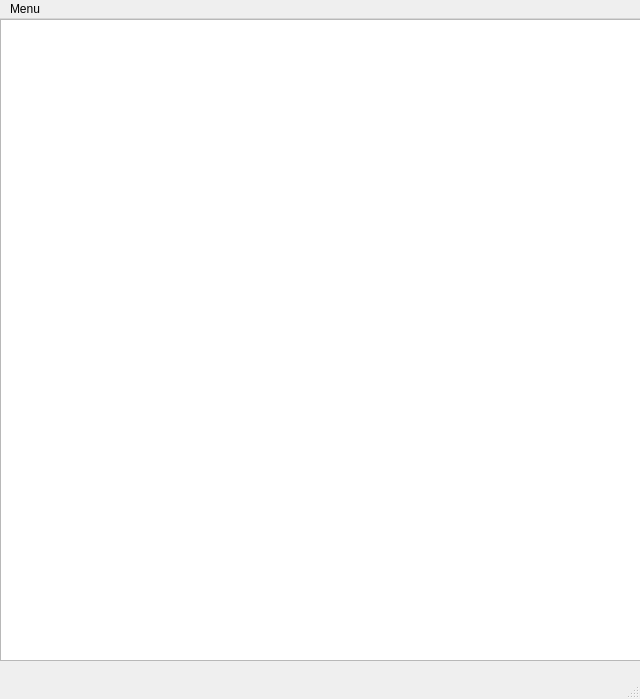
<?xml version="1.0" encoding="UTF-8"?>
<ui version="4.0">
 <class>ChessBoardWindow</class>
 <widget class="QMainWindow" name="ChessBoardWindow">
  <property name="geometry">
   <rect>
    <x>0</x>
    <y>0</y>
    <width>640</width>
    <height>699</height>
   </rect>
  </property>
  <property name="windowTitle">
   <string>ChessBoardWindow</string>
  </property>
  <widget class="QWidget" name="centralWidget">
   <widget class="QTableView" name="board">
    <property name="geometry">
     <rect>
      <x>0</x>
      <y>0</y>
      <width>642</width>
      <height>642</height>
     </rect>
    </property>
   </widget>
  </widget>
  <widget class="QMenuBar" name="menuBar">
   <property name="geometry">
    <rect>
     <x>0</x>
     <y>0</y>
     <width>640</width>
     <height>20</height>
    </rect>
   </property>
   <widget class="QMenu" name="menuMenu">
    <property name="title">
     <string>Menu</string>
    </property>
    <addaction name="actionNouvelle_partie"/>
    <addaction name="separator"/>
    <addaction name="actionQuitter"/>
   </widget>
   <addaction name="menuMenu"/>
  </widget>
  <widget class="QStatusBar" name="statusBar"/>
  <action name="actionNouvelle_partie">
   <property name="text">
    <string>Nouvelle partie</string>
   </property>
  </action>
  <action name="actionQuitter">
   <property name="text">
    <string>Quitter</string>
   </property>
  </action>
 </widget>
 <layoutdefault spacing="6" margin="11"/>
 <resources/>
 <connections/>
</ui>
